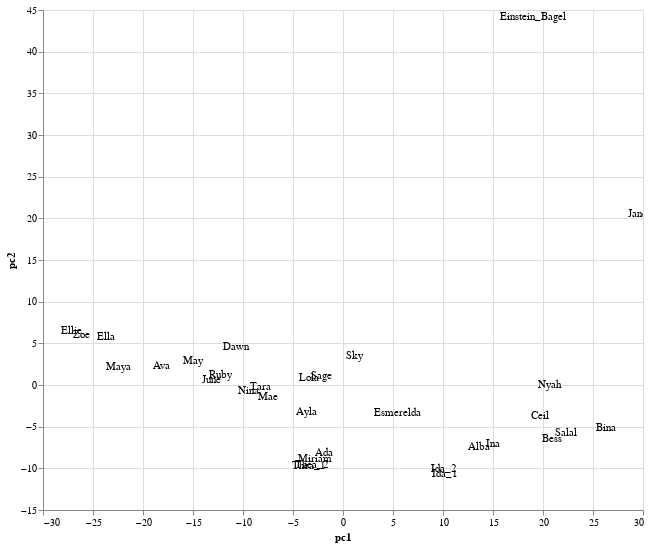

Notebook code for this chart:
### Code cell
overall_d = raw.copy().transpose()
overall_d.drop('gender', inplace=True)
plot_pca(overall_d)

### Figure 1 — Vega-Lite specification as saved in the notebook (floating-point values rounded to 4 significant figures)
{"$schema": "https://vega.github.io/schema/vega-lite/v2.4.1.json", "config": {"view": {"height": 300, "width": 400}}, "data": {"values": [{"name": "Ina", "pc1": 15.02, "pc2": -7.07}, {"name": "Thea_1", "pc1": -3.442, "pc2": -9.765}, {"name": "Janet2", "pc1": 29.92, "pc2": 20.55}, {"name": "Ava", "pc1": -18.18, "pc2": 2.312}, {"name": "Alba", "pc1": 13.63, "pc2": -7.479}, {"name": "Dawn", "pc1": -10.68, "pc2": 4.605}, {"name": "Ada", "pc1": -1.941, "pc2": -8.148}, {"name": "Einstein_Bagel", "pc1": 19.02, "pc2": 44.1}, {"name": "Thea_2", "pc1": -3.076, "pc2": -9.583}, {"name": "Lola", "pc1": -3.423, "pc2": 0.8547}, {"name": "Sky", "pc1": 1.196, "pc2": 3.459}, {"name": "Miriam", "pc1": -2.796, "pc2": -8.851}, {"name": "Tara", "pc1": -8.205, "pc2": -0.2778}, {"name": "Nina", "pc1": -9.41, "pc2": -0.7357}, {"name": "Sage", "pc1": -2.125, "pc2": 1.026}, {"name": "Mae", "pc1": -7.513, "pc2": -1.498}, {"name": "May", "pc1": -15.04, "pc2": 2.835}, {"name": "Ida_1", "pc1": 10.19, "pc2": -10.64}, {"name": "Salal", "pc1": 22.33, "pc2": -5.796}, {"name": "Esmerelda", "pc1": 5.402, "pc2": -3.343}, {"name": "Ida_2", "pc1": 10.07, "pc2": -10.06}, {"name": "Nyah", "pc1": 20.61, "pc2": -0.048}, {"name": "Ellie", "pc1": -27.11, "pc2": 6.49}, {"name": "Zoe", "pc1": -26.19, "pc2": 5.994}, {"name": "Ella", "pc1": -23.75, "pc2": 5.718}, {"name": "Ayla", "pc1": -3.636, "pc2": -3.24}, {"name": "Maya", "pc1": -22.44, "pc2": 2.206}, {"name": "June", "pc1": -13.1, "pc2": 0.6361}, {"name": "Ceil", "pc1": 19.75, "pc2": -3.77}, {"name": "Bess", "pc1": 20.86, "pc2": -6.531}, {"name": "Bina", "pc1": 26.27, "pc2": -5.175}, {"name": "Ruby", "pc1": -12.21, "pc2": 1.234}]}, "encoding": {"text": {"field": "name", "type": "nominal"}, "x": {"field": "pc1", "type": "quantitative"}, "y": {"field": "pc2", "type": "quantitative"}}, "height": 500, "mark": "text", "selection": {"selector001": {"bind": "scales", "encodings": ["x", "y"], "mark": {"fill": "#333", "fillOpacity": 0.125, "stroke": "white"}, "on": "[mousedown, window:mouseup] > window:mousemove!", "resolve": "global", "translate": "[mousedown, window:mouseup] > window:mousemove!", "type": "interval", "zoom": "wheel!"}}, "width": 600}
